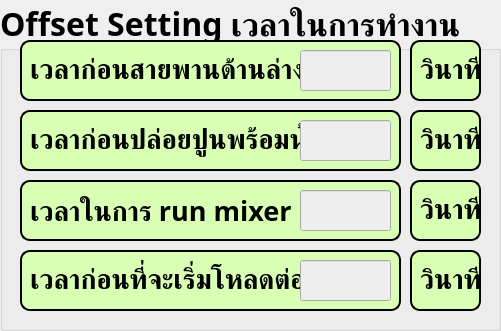
     <widget class="QGroupBox" name="offset_setting_time_groupBox">
      <property name="geometry">
       <rect>
        <x>1050</x>
        <y>0</y>
        <width>501</width>
        <height>331</height>
       </rect>
      </property>
      <property name="font">
       <font>
        <family>TH Niramit AS</family>
        <pointsize>24</pointsize>
        <bold>true</bold>
       </font>
      </property>
      <property name="title">
       <string>Offset Setting เวลาในการทำงาน</string>
      </property>
      <widget class="QLabel" name="offset_converyer_silo_time_label">
       <property name="geometry">
        <rect>
         <x>20</x>
         <y>40</y>
         <width>381</width>
         <height>61</height>
        </rect>
       </property>
       <property name="font">
        <font>
         <family>TH Niramit AS</family>
         <pointsize>20</pointsize>
         <bold>true</bold>
        </font>
       </property>
       <property name="styleSheet">
        <string notr="true">background-color:rgb(216, 255, 180); 
color: black;
border: 2px solid; 
border-radius: 10px;</string>
       </property>
       <property name="text">
        <string>เวลาก่อนสายพานด้านล่างทำงาน</string>
       </property>
       <property name="alignment">
        <set>Qt::AlignmentFlag::AlignLeading|Qt::AlignmentFlag::AlignLeft|Qt::AlignmentFlag::AlignVCenter</set>
       </property>
      </widget>
      <widget class="QLineEdit" name="offset_converyer_silo_time_lineEdit">
       <property name="geometry">
        <rect>
         <x>300</x>
         <y>50</y>
         <width>91</width>
         <height>41</height>
        </rect>
       </property>
       <property name="font">
        <font>
         <family>TH Niramit AS</family>
         <pointsize>22</pointsize>
         <bold>true</bold>
        </font>
       </property>
       <property name="styleSheet">
        <string notr="true">background:rgb(238, 238, 238)</string>
       </property>
       <property name="alignment">
        <set>Qt::AlignmentFlag::AlignCenter</set>
       </property>
      </widget>
      <widget class="QLabel" name="offset_opan_cement_time_label">
       <property name="geometry">
        <rect>
         <x>20</x>
         <y>110</y>
         <width>381</width>
         <height>61</height>
        </rect>
       </property>
       <property name="font">
        <font>
         <family>TH Niramit AS</family>
         <pointsize>20</pointsize>
         <bold>true</bold>
        </font>
       </property>
       <property name="styleSheet">
        <string notr="true">background-color:rgb(216, 255, 180); 
color: black;
border: 2px solid; 
border-radius: 10px;</string>
       </property>
       <property name="text">
        <string>เวลาก่อนปล่อยปูนพร้อมน้ำ</string>
       </property>
       <property name="alignment">
        <set>Qt::AlignmentFlag::AlignLeading|Qt::AlignmentFlag::AlignLeft|Qt::AlignmentFlag::AlignVCenter</set>
       </property>
      </widget>
      <widget class="QLineEdit" name="offset_opan_cement_time_lineEdit">
       <property name="geometry">
        <rect>
         <x>300</x>
         <y>120</y>
         <width>91</width>
         <height>41</height>
        </rect>
       </property>
       <property name="font">
        <font>
         <family>TH Niramit AS</family>
         <pointsize>22</pointsize>
         <bold>true</bold>
        </font>
       </property>
       <property name="styleSheet">
        <string notr="true">background:rgb(238, 238, 238)</string>
       </property>
       <property name="alignment">
        <set>Qt::AlignmentFlag::AlignCenter</set>
       </property>
      </widget>
      <widget class="QLineEdit" name="offset_run_mixer_time_lineEdit">
       <property name="geometry">
        <rect>
         <x>300</x>
         <y>190</y>
         <width>91</width>
         <height>41</height>
        </rect>
       </property>
       <property name="font">
        <font>
         <family>TH Niramit AS</family>
         <pointsize>22</pointsize>
         <bold>true</bold>
        </font>
       </property>
       <property name="styleSheet">
        <string notr="true">background:rgb(238, 238, 238)</string>
       </property>
       <property name="alignment">
        <set>Qt::AlignmentFlag::AlignCenter</set>
       </property>
      </widget>
      <widget class="QLabel" name="offset_run_mixer_time_label">
       <property name="geometry">
        <rect>
         <x>20</x>
         <y>180</y>
         <width>381</width>
         <height>61</height>
        </rect>
       </property>
       <property name="font">
        <font>
         <family>TH Niramit AS</family>
         <pointsize>20</pointsize>
         <bold>true</bold>
        </font>
       </property>
       <property name="styleSheet">
        <string notr="true">background-color:rgb(216, 255, 180); 
color: black;
border: 2px solid; 
border-radius: 10px;</string>
       </property>
       <property name="text">
        <string>เวลาในการ run mixer</string>
       </property>
       <property name="alignment">
        <set>Qt::AlignmentFlag::AlignLeading|Qt::AlignmentFlag::AlignLeft|Qt::AlignmentFlag::AlignVCenter</set>
       </property>
      </widget>
      <widget class="QLineEdit" name="offset_time_next_load_lineEdit">
       <property name="geometry">
        <rect>
         <x>300</x>
         <y>260</y>
         <width>91</width>
         <height>41</height>
        </rect>
       </property>
       <property name="font">
        <font>
         <family>TH Niramit AS</family>
         <pointsize>22</pointsize>
         <bold>true</bold>
        </font>
       </property>
       <property name="styleSheet">
        <string notr="true">background:rgb(238, 238, 238)</string>
       </property>
       <property name="alignment">
        <set>Qt::AlignmentFlag::AlignCenter</set>
       </property>
      </widget>
      <widget class="QLabel" name="offset_time_next_load_label">
       <property name="geometry">
        <rect>
         <x>20</x>
         <y>250</y>
         <width>381</width>
         <height>61</height>
        </rect>
       </property>
       <property name="font">
        <font>
         <family>TH Niramit AS</family>
         <pointsize>20</pointsize>
         <bold>true</bold>
        </font>
       </property>
       <property name="styleSheet">
        <string notr="true">background-color:rgb(216, 255, 180); 
color: black;
border: 2px solid; 
border-radius: 10px;</string>
       </property>
       <property name="text">
        <string>เวลาก่อนที่จะเริ่มโหลดต่อไป</string>
       </property>
       <property name="alignment">
        <set>Qt::AlignmentFlag::AlignLeading|Qt::AlignmentFlag::AlignLeft|Qt::AlignmentFlag::AlignVCenter</set>
       </property>
      </widget>
      <widget class="QLabel" name="offset_unit_time">
       <property name="geometry">
        <rect>
         <x>410</x>
         <y>40</y>
         <width>71</width>
         <height>61</height>
        </rect>
       </property>
       <property name="font">
        <font>
         <family>TH Niramit AS</family>
         <pointsize>20</pointsize>
         <bold>true</bold>
        </font>
       </property>
       <property name="styleSheet">
        <string notr="true">background-color:rgb(216, 255, 180); 
color: black;
border: 2px solid; 
border-radius: 10px;</string>
       </property>
       <property name="text">
        <string>วินาที</string>
       </property>
       <property name="alignment">
        <set>Qt::AlignmentFlag::AlignLeading|Qt::AlignmentFlag::AlignLeft|Qt::AlignmentFlag::AlignVCenter</set>
       </property>
      </widget>
      <widget class="QLabel" name="offset_unit_time_2">
       <property name="geometry">
        <rect>
         <x>410</x>
         <y>110</y>
         <width>71</width>
         <height>61</height>
        </rect>
       </property>
       <property name="font">
        <font>
         <family>TH Niramit AS</family>
         <pointsize>20</pointsize>
         <bold>true</bold>
        </font>
       </property>
       <property name="styleSheet">
        <string notr="true">background-color:rgb(216, 255, 180); 
color: black;
border: 2px solid; 
border-radius: 10px;</string>
       </property>
       <property name="text">
        <string>วินาที</string>
       </property>
       <property name="alignment">
        <set>Qt::AlignmentFlag::AlignLeading|Qt::AlignmentFlag::AlignLeft|Qt::AlignmentFlag::AlignVCenter</set>
       </property>
      </widget>
      <widget class="QLabel" name="offset_unit_time_3">
       <property name="geometry">
        <rect>
         <x>410</x>
         <y>180</y>
         <width>71</width>
         <height>61</height>
        </rect>
       </property>
       <property name="font">
        <font>
         <family>TH Niramit AS</family>
         <pointsize>20</pointsize>
         <bold>true</bold>
        </font>
       </property>
       <property name="styleSheet">
        <string notr="true">background-color:rgb(216, 255, 180); 
color: black;
border: 2px solid; 
border-radius: 10px;</string>
       </property>
       <property name="text">
        <string>วินาที</string>
       </property>
       <property name="alignment">
        <set>Qt::AlignmentFlag::AlignLeading|Qt::AlignmentFlag::AlignLeft|Qt::AlignmentFlag::AlignVCenter</set>
       </property>
      </widget>
      <widget class="QLabel" name="offset_unit_time_4">
       <property name="geometry">
        <rect>
         <x>410</x>
         <y>250</y>
         <width>71</width>
         <height>61</height>
        </rect>
       </property>
       <property name="font">
        <font>
         <family>TH Niramit AS</family>
         <pointsize>20</pointsize>
         <bold>true</bold>
        </font>
       </property>
       <property name="styleSheet">
        <string notr="true">background-color:rgb(216, 255, 180); 
color: black;
border: 2px solid; 
border-radius: 10px;</string>
       </property>
       <property name="text">
        <string>วินาที</string>
       </property>
       <property name="alignment">
        <set>Qt::AlignmentFlag::AlignLeading|Qt::AlignmentFlag::AlignLeft|Qt::AlignmentFlag::AlignVCenter</set>
       </property>
      </widget>
      <zorder>offset_time_next_load_label</zorder>
      <zorder>offset_run_mixer_time_label</zorder>
      <zorder>offset_converyer_silo_time_label</zorder>
      <zorder>offset_converyer_silo_time_lineEdit</zorder>
      <zorder>offset_opan_cement_time_label</zorder>
      <zorder>offset_opan_cement_time_lineEdit</zorder>
      <zorder>offset_run_mixer_time_lineEdit</zorder>
      <zorder>offset_time_next_load_lineEdit</zorder>
      <zorder>offset_unit_time</zorder>
      <zorder>offset_unit_time_2</zorder>
      <zorder>offset_unit_time_3</zorder>
      <zorder>offset_unit_time_4</zorder>
     </widget>
